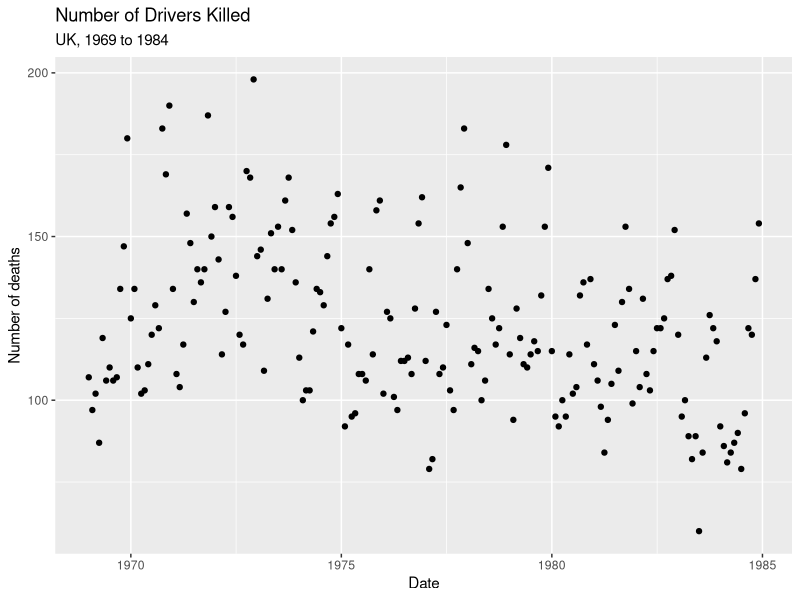
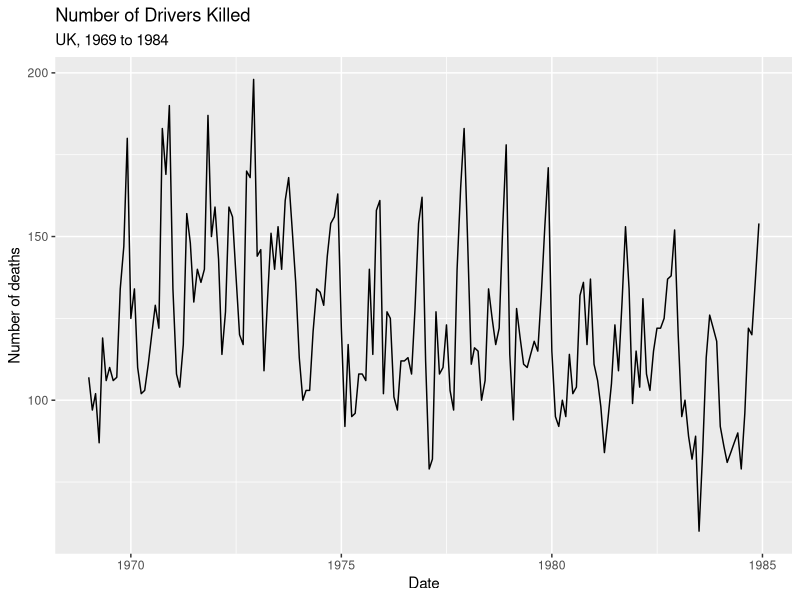
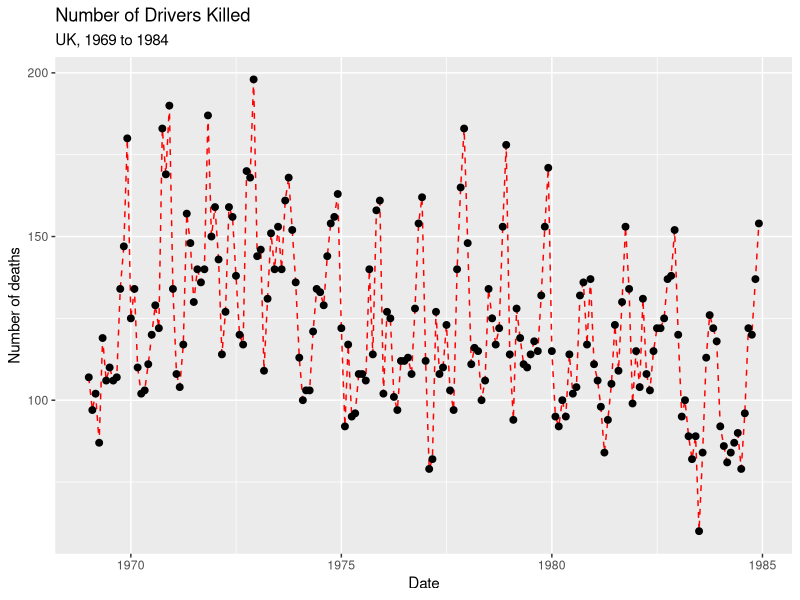
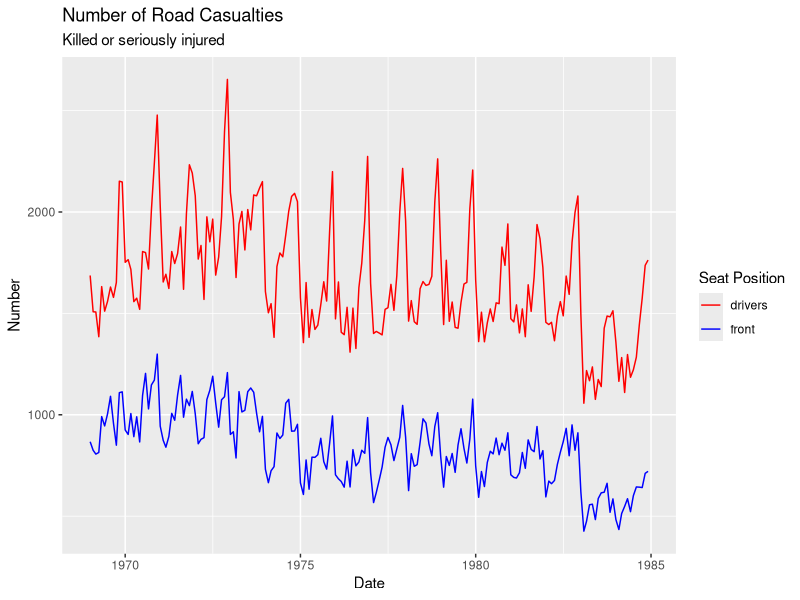
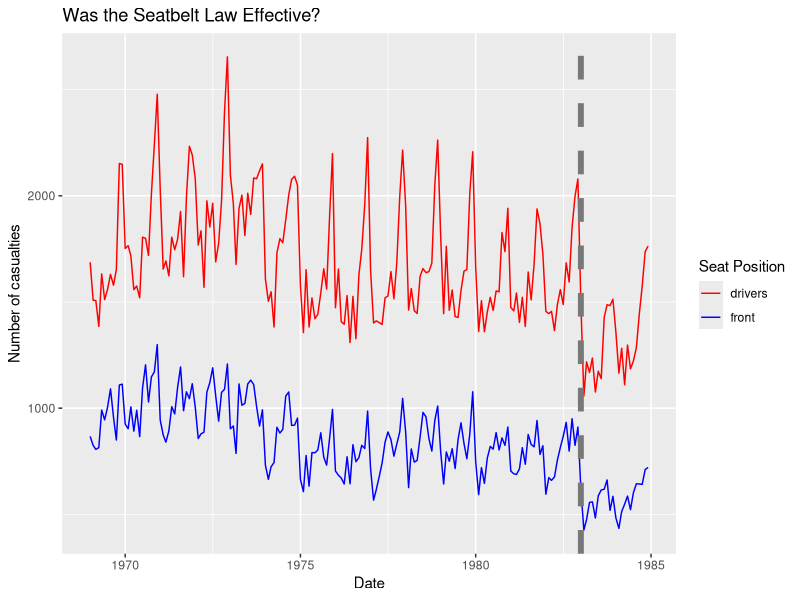
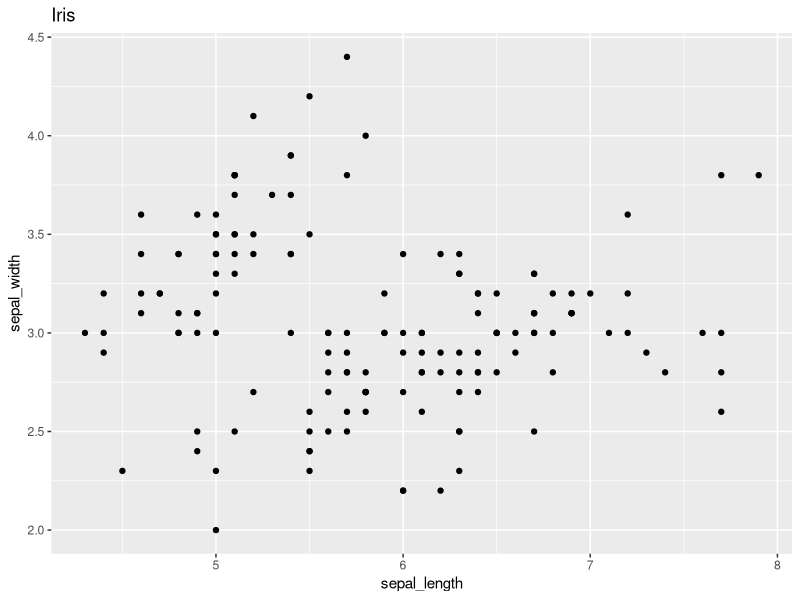
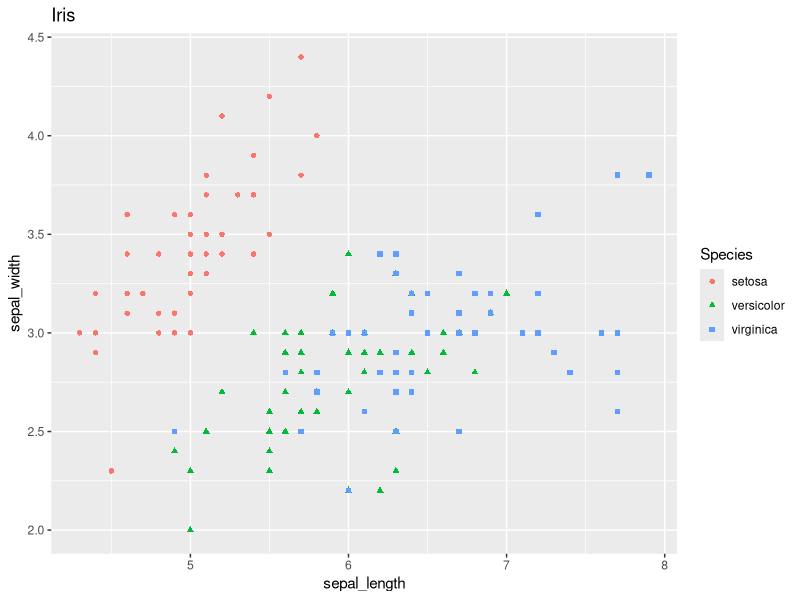
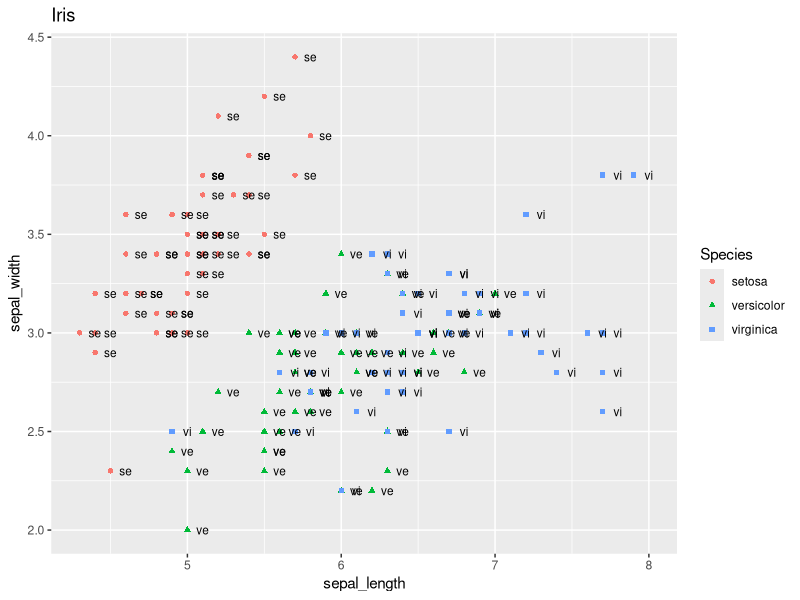

Reproduce these figures in R, in order.

## `ggplot2`패키지 설치
install.packages("ggplot2")
library(ggplot2)
### aes : 다른 변수와 같이 결합시켜주는 함수

## `Seatbelts` 데이터
# 1969년부터 1984년까지 매달 영국에서 교통사고로 인한 운전자, 앞좌석 뒷자석 사상자 수 등을 기록
data(Seatbelts)
seatbelts <- data.frame(Seatbelts,
                        date = seq(from = as.Date("1969-01-01"), to = as.Date("1984-12-01"),
                                   by = 'month'))
str(seatbelts)
head(seatbelts)

## `iris` 데이터
data(iris)
str(iris)


################################################################################
##### Q1: 안전벨트 의무 착용 법안이 교통사고 사상자 감소에 도움이 되었는가? ####
################################################################################

## 산점도 그리기
ggplot(data = seatbelts) +
  geom_point(aes(x = date, y = DriversKilled)) +
  labs(title = "Number of Drivers Killed",
       subtitle = "UK, 1969 to 1984",
       x = "Date", y = "Number of deaths")

## 선 그래프 그리기
ggplot(data = seatbelts) +
  geom_line(aes(x = date, y = DriversKilled)) +
  labs(title = "Number of Drivers Killed",
       subtitle = "UK, 1969 to 1984",
       x = "Date", y = "Number of deaths")


## 선 그래프에 점 찍기, 크키/모양/색깔 바꾸기
ggplot(data = seatbelts, aes(x = date, y = DriversKilled)) +
  geom_line(linetype = 2, color = "red") +
  geom_point(size = 2) +
  labs(title = "Number of Drivers Killed",
       subtitle = "UK, 1969 to 1984",
       x = "Date", y = "Number of deaths")

## 여러 자료를 색으로 구분하기
ggplot(data = seatbelts, aes(x = date)) +
  ### y에 drivers 와 front 따로 만드므로 ggplot에 기입 X
  geom_line(aes(y = drivers, col = "red")) +
  geom_line(aes(y = front, col = "blue")) +
  labs(title = "Number of Road Casualties", 
       subtitle = "Killed or seriously injured", x = "Date", y = "Number") +
  ### geom line, aes에 "red"와 "blue"는 변수가 아니기 때문에 
  ### scale_color_identity를 기입해서 색을 지정함.
    scale_color_identity(name = "Seat Position", 
                       breaks = c("red", "blue"),
                       labels = c("drivers", "front"), 
                       guide = "legend")


## 안전벨트의 효과? 수직선 추가하기
ggplot(data = seatbelts, aes(x = date)) +
  geom_line(aes(y = drivers, col = "red")) +
  geom_line(aes(y = front, col = "blue")) +
  ### 수직선을 추가해 법안이 도입된 전과 후의 차이를 한눈에 보기 쉽게 함.
  geom_vline(xintercept = as.Date("1983-01-01"), size = 2, 
             color = "gray47", linetype = 2) +
  labs(title = "Was the Seatbelt Law Effective?",
       x = "Date", y = "Number of casualties") +
  scale_color_identity(name = "Seat Position", breaks = c("red", "blue"),
                       labels = c("drivers", "front"), guide = "legend")


################################################################################
############### Q2: 붓꽃의 품종에 따라 꽃의 크기에 차이가 있을까? ##############
################################################################################

## 데이터 시각화 : 꽃받침의 크기와 너비 산점도
ggplot(data = iris) + 
  geom_point(aes(x = Sepal.Length, y = Sepal.Width)) +
  labs(title = "Iris", x = "sepal_length", y = "sepal_width")


## 데이터 시각화 : 점과 색의 모양으로 품종 구별하기
ggplot(data = iris) + 
  geom_point(aes(x = Sepal.Length, y = Sepal.Width, 
                 ### 색과 모양 지정
                 color = Species, shape = Species)) +
  labs(title = "Iris", x = "sepal_length", y = "sepal_width")


## 데이터 시각화 : 텍스트 추가하기
### 붙일 텍스트를 만듦. substr은 지정해준 인덱스만큼의 변수를 뽑음
names <- c("Korea", "Japan", "China")
substr(names,1,3)

iris$Species.abbr <- substr(iris$Species,1,2)
ggplot(iris, aes(x = Sepal.Length, y = Sepal.Width)) + 
  geom_point(aes(color = Species, shape = Species)) +
  geom_text(aes(label = Species.abbr), 
            #nudge_x = 점 옆에 텍스트를 붙이는 간격
            nudge_x = 0.1, size = 3) +
  labs(title = "Iris", x = "sepal_length", y = "sepal_width")


## 이산형 자료를 요약하는 방법
# 도수분포표
table(iris$Species)

iris$sw_rev <- 
  ### 3.2보다 작거나 같으면 small, 크면 large로 변환
  ifelse(iris$Sepal.Width <= 3.2, 
         "Small", "Large")
table(iris$Species, iris$sw_rev)

# 막대 그래프
ggplot(data = iris) +
  geom_bar(aes(x = Species, 
               y = Sepal.Width), 
           stat = "summary", 
           fun = "mean") +
  ### coord_cartesian() 막대그래프의 Y축 범위를 지정해줌.
  coord_cartesian(ylim = c(2, 3.5))


## 연속형 자료를 요약하는 방법
# 히스토그램
ggplot(iris, aes(x = Sepal.Length)) + 
  ### bins() 구간이 몇개로 나누는지 적는 함수
  geom_histogram(bins = 20) +
  labs(title = "Sepal.Length Histogram")

# 상자그림
ggplot(iris, aes(x=Species, 
                 y=Sepal.Length)) + 
  geom_boxplot() +
  labs(title = "Species vs Sepal.Length")


## 상자그림을 이용한 탐색
library(gridExtra)
p=list()
p[[1]] = ggplot(iris, aes(x=Species, y=Sepal.Length)) + geom_boxplot() + labs(title = "Sepal.Length", y = "", x = "")
p[[2]] = ggplot(iris, aes(x=Species, y=Sepal.Width)) + geom_boxplot() + labs(title = "Sepal.Width", y = "", x = "") +
  ### 차트 위에 그리기
  geom_rect(aes(xmin = 2 - 0.5, xmax = 3 + 0.5, ymin = 2 - 0.5, ymax = 4 + 0.5),
            fill = "transparent", color = "tomato", size = 1.5)
p[[3]] = ggplot(iris, aes(x=Species, y=Petal.Length)) + geom_boxplot() + labs(title = "Petal.Length", y = "", x = "")
p[[4]] = ggplot(iris, aes(x=Species, y=Petal.Width)) + geom_boxplot() + labs(title = "Petal.Width", y = "", x = "")
### 그래프들을 한번에 묶어서 그림. 
grid.arrange(grobs = p, ncol=2)

## ?닔移? ?슂?빟?쓣 ?넻?븳 ?깘?깋
tapply(iris$Sepal.Width, iris$Species, summary)


## 그림으로 좀더 자세히 알아보기
library(dplyr)

iris %>%
  ## setosa 제거
    filter(Species != "setosa") %>%
  ggplot(data = ., 
         aes(x = Sepal.Width)) + 
  ## 색을 나눠야 하기 때문에 species에 색을 지정해줌
  geom_histogram(aes(fill = Species), 
                 bins = 20) +
  labs(title = "Sepal.Width by Species") +
  theme(legend.position = "bottom")


iris %>%
  filter(Species != "setosa") %>%
  ggplot(data = ., 
         aes(x = Sepal.Width)) + 
  ## 밀도함수를 그려 확인해보기
  geom_density(aes(fill = Species),
               alpha = 0.5) +
  labs(title = "Sepal.Width by Species") +
  theme(legend.position = "bottom")  


## 가설점정

## Step 1: 등분산 검정
# 가설: $H_0: \sigma_{vs}^2 = \sigma_{vg}^2$ vs $H_1: \sigma_{vs}^2 \neq \sigma_{vg}^2$
### 각각 추출해서 벡터값에 입력
vs <- iris$Sepal.Width[iris$Species=='versicolor']
vg <- iris$Sepal.Width[iris$Species=='virginica']
var.test(vs, vg)

# `p-value`$>0.05이므로 유의수준 5%에서 귀무가설 기각.
# 이제 등분산을 가정한 이표본 t검정을 진행한다.

## Step 2: 등분산 독립 이표본 t검정
#가설: $H_0: \mu_{vs} = \mu_{vg}$ vs $H_1: \mu_{vs} \neq \mu_{vg}$
t.test(vs, vg, var.equal = T)

# `p-value`$<0.05이므로 유의수준에서 귀무가설 기각.


## 손계산 연습
mu.vg = mean(vg)
mu.vs = mean(vs)  
n.vg = length(vg); n.vs = length(vs); df.v = n.vg + n.vs -2
mu.vg; mu.vs
Sp = sqrt(((n.vg-1)*var(vg)+(n.vs-1)*var(vs)) / df.v)
t0 = (mu.vs - mu.vg) / (Sp * sqrt( 1/n.vs + 1/n.vg ))
cat("t statistic = ", t0) #same with result of t.test
cat("p-value = ", 2 * pt(t0, df = df.v)) #same with result of t.test

## 검정통계량이 어디에 위치하는지 확인
par(mar=c(4,4,1,1))
x = seq(-5, 5, length = 100)
plot(x, dt(x, df = df.v), type = 'l', ylab="",xlab="", main = "t distribution")
abline(v = t0, col='red')
abline(v = -t0, col='red', lty=2)
